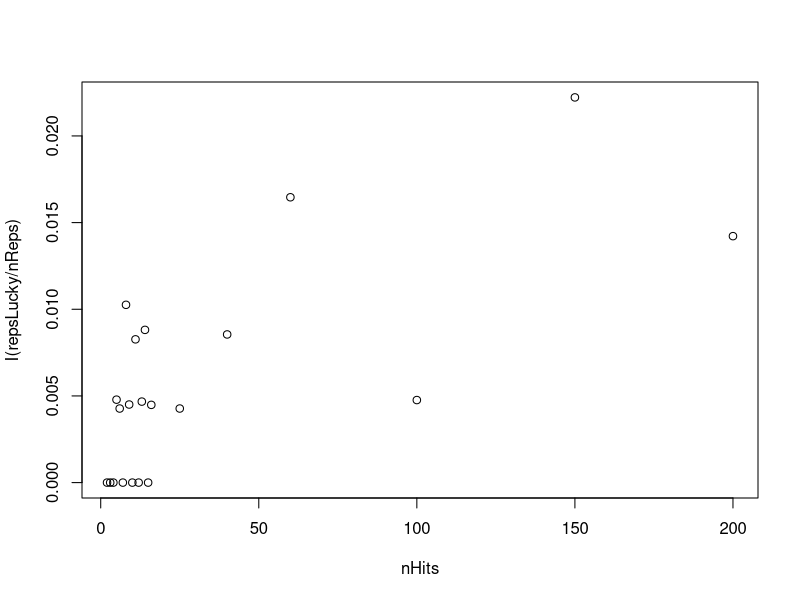
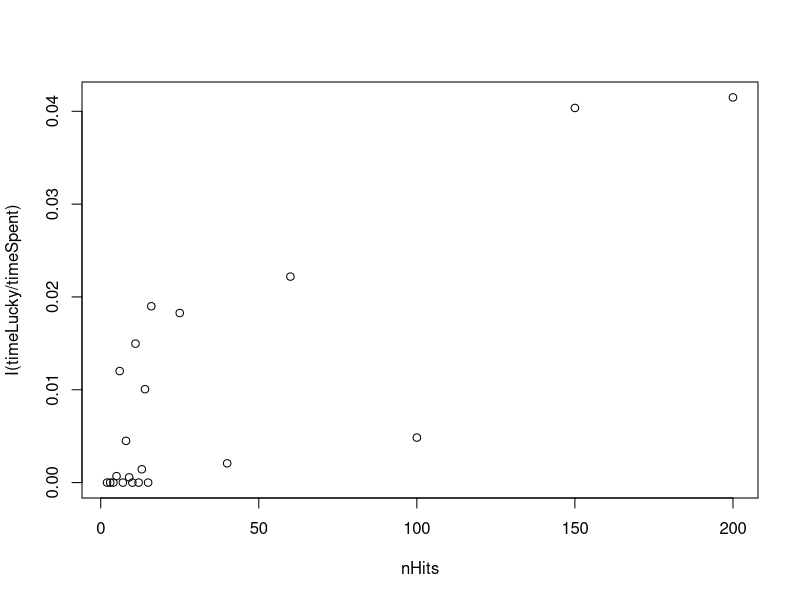
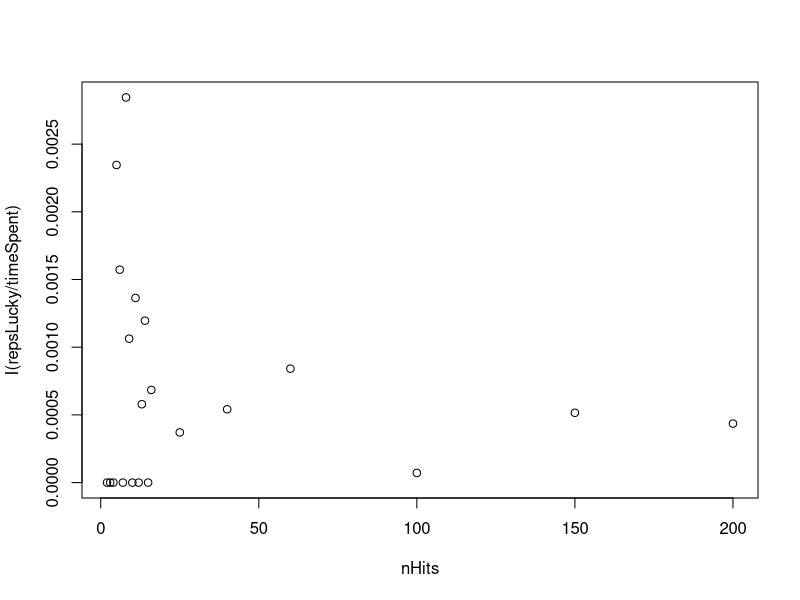

The R script that drew these images, in order:
times <- as.data.frame(read.csv('searchTimes.csv', header=TRUE))
colnames(times) <- c('hits', 'time', 'dataset', 'length')

thisRow <- seq_len(nrow(times))[-1]
lastRow <- seq_len(nrow(times) - 1)
sameDataset <- times[thisRow, 'dataset'] == times[lastRow, 'dataset']
lowerScore <- times[thisRow, 'length'] < times[lastRow, 'length']
times[, 'newScore'] <- FALSE
times[thisRow, 'newScore'] <- sameDataset & lowerScore

hitStats <- vapply(sort(unique(times[, 'hits'])), function (nHits) {
  rows <- times[, 'hits'] == nHits
  nReps <- sum(rows)
  timeSpent <- sum(times[rows, 'time'])
  repsLucky <- sum(times[rows, 'newScore'])
  timeLucky <- sum(times[rows & times[, 'newScore'], 'time'])
  return (c(nHits, nReps, timeSpent, repsLucky, timeLucky))
}, double(5))
rownames(hitStats) <- c('nHits', 'nReps', 'timeSpent', 'repsLucky', 'timeLucky')
hitStats <- as.data.frame(t(hitStats))

plot(I(repsLucky / nReps) ~ nHits, data=hitStats)
plot(I(timeLucky / timeSpent) ~ nHits, data=hitStats)
plot(I(repsLucky / timeSpent) ~ nHits, data=hitStats)

hitGroups <- list(1:8, 9:15, 16:18, 19:21) # Warning: MANUALLY DEFINED
hitStats2 <- as.data.frame(t(vapply(hitGroups, function (x) colSums(hitStats[x, ]), double(5))))
paste0(c('2-9: ', '10-16: ', '25-60: ', '100-200: '), round(hitStats2[, 'repsLucky'] / hitStats2[, 'nReps'] * 100, 4), '%')
paste0(c('2-9: ', '10-16: ', '25-60: ', '100-200: '), round(hitStats2[, 'timeLucky'] / hitStats2[, 'timeSpent'] * 100, 4), '%')


